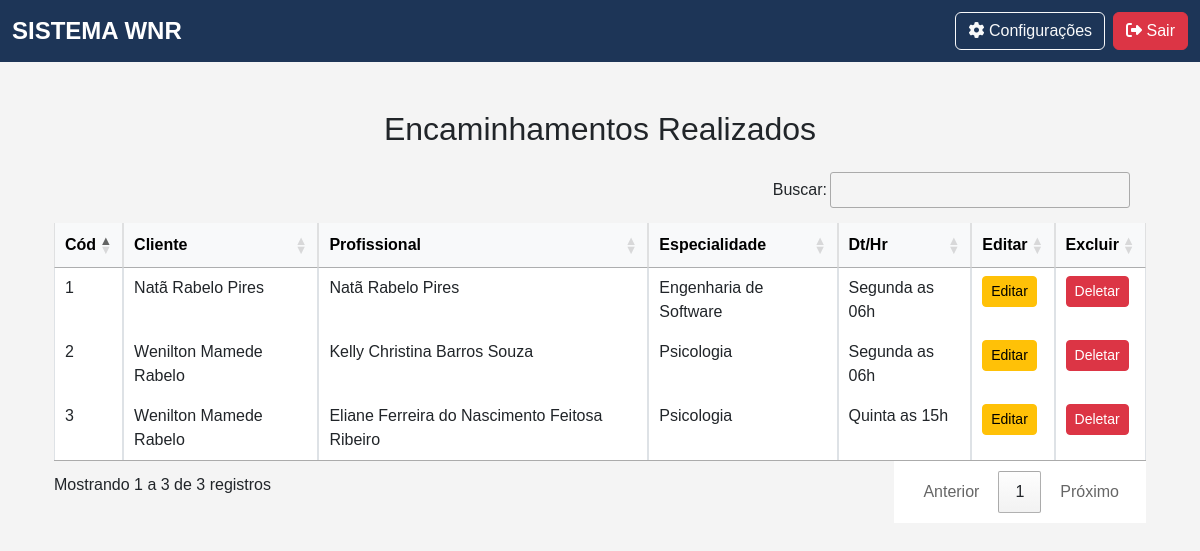
Before: /listar_encaminhamento (signed in) with the older database file.
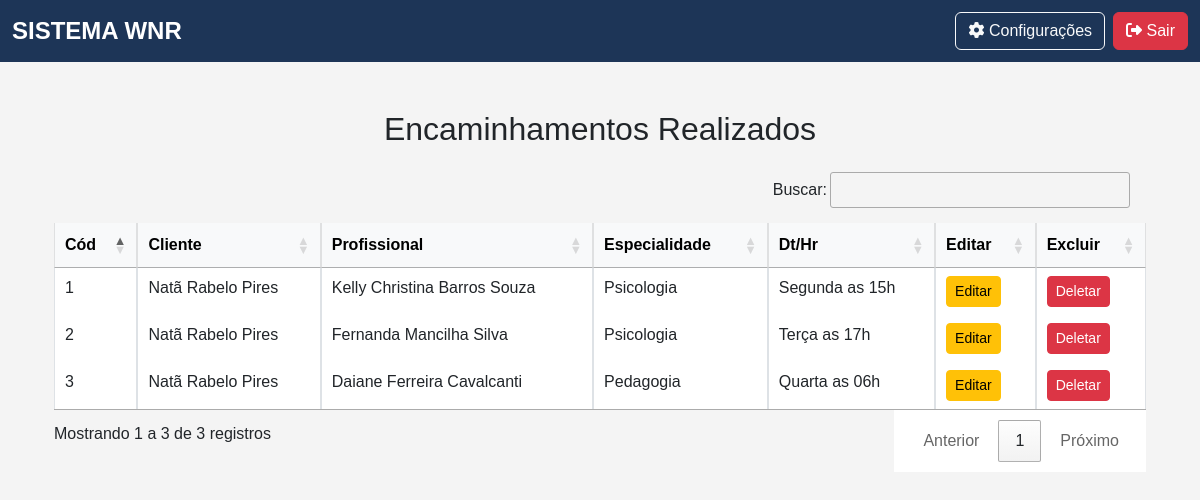
After: the same page with the newer database file.
### app/models.py (models this page shows)
class Encaminhamento(db.Model):
    __tablename__ = "encaminhamentos"
    id                      = Column(Integer, primary_key=True, index=True)
    cliente_id              = Column(Integer, ForeignKey("clientes.id", ondelete="CASCADE"))
    profissional_id         = Column(Integer, ForeignKey("profissionais.id", ondelete="CASCADE"))
    convenio                = Column(String)
    dias_horas_atendimento  = Column(String)
    data_encaminhamento     = Column(Date)
    observacoes_gerais      = Column(String)
    queixa                  = Column(String)
    situacao                = Column(String)
    tipo_encaminhamento     = Column(String)
    valor                   = Column(Float)
    cliente = relationship("Cliente", back_populates="encaminhamentos")
    profissional = relationship("Profissional", back_populates="encaminhamentos")

class Cliente(db.Model):
    __tablename__ = "clientes"
    id                      = Column(Integer, primary_key=True, index=True)
    nome                    = Column(String, index=True)
    cpf                     = Column(String(11), unique=True, index=True)
    email                   = Column(String, index=True)
    data_nascimento         = Column(Date)
    renda_familiar          = Column(Float)
    bairro                  = Column(String)
    canal_divulgacao        = Column(String)
    cep                     = Column(String(8))
    cidade                  = Column(String)
    condicao_habitacao      = Column(String)
    cpf_responsavel         = Column(String(11), nullable=True, default="")
    complemento             = Column(String)
    numero_cs               = Column(String)
    despesa_mensal          = Column(Float)
    escolaridade            = Column(String)
    estado                  = Column(String)
    endereco                = Column(String)
    fone_contato            = Column(String)
    fone_pessoal            = Column(String)
    foto                    = Column(String)
    grau_parentesco         = Column(String)
    nome_plano_saude        = Column(String, default="Sem plano de Saúde")
    nome_responsavel        = Column(String, default="")
    numero_filhos           = Column(Integer, default=0)
    possui_filhos           = Column(String)
    plano_saude             = Column(String)
    previdenciario          = Column(String)
    profissao               = Column(String)
    remuneracao             = Column(Float)
    rg                      = Column(String)
    saldo                   = Column(Float)
    sexo                    = Column(String)
    tipo_moradia            = Column(String)
    transporte              = Column(String)
    idade                   = Column(String)
    encaminhamentos = relationship("Encaminhamento", back_populates="cliente", cascade="all, delete-orphan")
    guias = relationship("Guia", back_populates="cliente")

class Profissional(db.Model):
    __tablename__ = "profissionais"
    id                      = Column(Integer, primary_key=True, index=True)
    nome                    = Column(String, index=True)
    cpf                     = Column(String(11), unique=True, index=True)
    email                   = Column(String, unique=True, index=True)
    data_nascimento         = Column(Date)
    bairro                  = Column(String)
    banco                   = Column(String)
    cep                     = Column(String(8))
    cidade                  = Column(String)
    complemento             = Column(String)
    graduacao               = Column(String)
    issqn                   = Column(String)
    fone_pessoal            = Column(String)
    fone_profissional       = Column(String)
    foto                    = Column(String)
    curriculum_lattes       = Column(String)
    dias_horas_disponiveis  = Column(String)
    endereco_profissional   = Column(String)
    estado                  = Column(String)
    observacoes             = Column(String)
    pix                     = Column(String)
    registro_profissional   = Column(String)
    rg                      = Column(String)
    valor_minimo            = Column(Float)
    encaminhamentos = relationship("Encaminhamento", back_populates="profissional", cascade="all, delete-orphan")
    guias = relationship("Guia", back_populates="profissional")

### app/routes/referral_routes.py (the view)
@encaminhamento_bp.route('/listar_encaminhamento', methods=['GET', 'POST'])
@login_required
@role_required('atendimento', 'financeiro', 'admin')
def listar_encaminhamento():
    encaminhamentos = Encaminhamento.query.all()
    return render_template('encaminhamento/list.html', encaminhamentos=encaminhamentos)

### app/__init__.py (called while the page is built)
@login_manager.user_loader
def load_user(id):
    return Usuario.query.get(int(id))  # Converte para inteiro e busca no banco

### app/templates/encaminhamento/list.html (shortened to what this page needs)
{% extends 'base_list.html' %}
{% block content %}
<div class="container mt-5">
    <h2 class="text-center mb-4 mt-5">Encaminhamentos Realizados</h2>
    <div class="card-body">
        <table id="table" class="table table-bordered table-hover">
            <thead class="table-light">
                <tr>
                    <th>Cód</th>
                    <th>Cliente</th>
                    <th>Profissional</th>
                    <th>Especialidade</th>
                    <th>Dt/Hr</th>
                    <th>Editar</th>
                    <th>Excluir</th>
                </tr>
            </thead>
            <tbody>
                {% for encaminhamento in encaminhamentos %}
                    <tr>
                        <td>{{ encaminhamento.id }}</td>
                        <td>{{ encaminhamento.cliente.nome }}</td>
                        <td>{{ encaminhamento.profissional.nome }}</td>
                        <td>{{ encaminhamento.profissional.graduacao }}</td>
                        <td>{{ encaminhamento.dias_horas_atendimento }}</td>
                        <td><a href="{{ url_for('encaminhamento_bp.editar_encaminhamento', id=encaminhamento.id) }}" class="btn btn-sm btn-warning">Editar</a></td>
                        <td><a href="{{ url_for('encaminhamento_bp.deletar_encaminhamento', id=encaminhamento.id) }}" class="btn btn-sm btn-danger" data-bs-toggle="modal" data-bs-target="#confirmarExclusao" data-id="{{ encaminhamento.id }}">Deletar</a></td>
                    </tr>
                  {% endfor %}
            </tbody>
        </table>
    </div>
</div>
{% endblock %}

### app/templates/base_list.html (shortened to what this page needs)
<!DOCTYPE html>
<html lang="pt-BR">
<head>
    <link href="https://cdn.jsdelivr.net/npm/bootstrap@5.3.0/dist/css/bootstrap.min.css" rel="stylesheet">
    <link rel="stylesheet" href="https://cdn.datatables.net/1.11.5/css/jquery.dataTables.min.css">
    <link rel="stylesheet" href="https://cdn.datatables.net/buttons/2.2.3/css/buttons.dataTables.min.css">
    <link rel="stylesheet" href="{{ url_for('static', filename='css/base.css') }}">
</head>
<body>
    <nav class="navbar navbar-expand-lg navbar-dark">
        <div class="container-fluid">
            <a class="navbar-brand" href="{{ url_for('main_bp.menu')}}">SISTEMA WNR</a>
            <div class="d-flex">
                <a href="#" class="btn btn-outline-light me-2"><i class="fas fa-cog"></i> Configurações</a>
                <a href="{{ url_for('auth_bp.logout')}}" class="btn btn-danger"><i class="fas fa-sign-out-alt"></i> Sair</a>
            </div>
        </div>
    </nav>
    <div class="container container-fluid mt-5">
        {% block content %}{% endblock %}
    </div>
</body>
</html>

### app/static/css/base.css (style rules this page uses)
body { background-color: #f4f4f4; font-family: 'Arial', sans-serif; margin: 0; padding: 0; }
.navbar { background-color: #1d3557; }
.navbar-brand { font-size: 1.5rem; font-weight: bold; }
.navbar .btn { font-size: 1rem; transition: 0.3s; }

Changed rows visible on the page:
changed Encaminhamento id 1: profissional.nome "Natã Rabelo Pires" → "Kelly Christina Barros Souza"; profissional.graduacao "Engenharia de Software" → "Psicologia"; dias_horas_atendimento "Segunda as 06h" → "Segunda as 15h"
changed Encaminhamento id 2: cliente.nome "Wenilton Mamede Rabelo" → "Natã Rabelo Pires"; profissional.nome "Kelly Christina Barros Souza" → "Fernanda Mancilha Silva"; dias_horas_atendimento "Segunda as 06h" → "Terça as 17h"
changed Encaminhamento id 3: cliente.nome "Wenilton Mamede Rabelo" → "Natã Rabelo Pires"; profissional.nome "Eliane Ferreira do Nascimento Feitosa Ribeiro" → "Daiane Ferreira Cavalcanti"; profissional.graduacao "Psicologia" → "Pedagogia"; dias_horas_atendimento "Quinta as 15h" → "Quarta as 06h"
